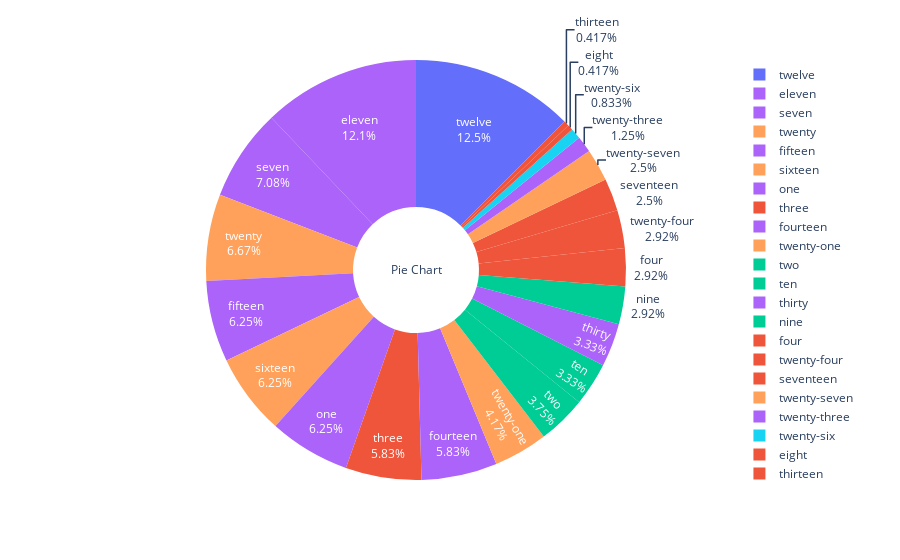

This figure's notebook cell:
### Code cell
fig = px.pie(data, values='Deaths', names='Bldg #', color='Side', hole=0.3)
fig.update_traces(textinfo='label+percent',insidetextfont={'color':'white'},title='Pie Chart')
fig.update_layout(legend={'itemclick':False})
fig.show()

### Figure 1 — Plotly figure (JSON) as saved in the notebook; plotly's stock layout.template omitted (floating-point values rounded to 4 significant figures; data arrays with more than 128 entries replaced by an {"elided": "..."} marker saying what was removed)
{"data": [{"customdata": {"elided": "240x1 str values"}, "domain": {"x": [0, 1], "y": [0, 1]}, "hole": 0.3, "hovertemplate": "Bldg #=%{label}<br>Deaths=%{value}<br>Side=%{customdata[0]}<extra></extra>", "insidetextfont": {"color": "white"}, "labels": {"elided": "240 str values"}, "legendgroup": "", "marker": {"colors": {"elided": "240 str values"}}, "name": "", "showlegend": true, "textinfo": "label+percent", "title": {"text": "Pie Chart"}, "type": "pie", "values": {"elided": "240 int values"}}], "layout": {"legend": {"itemclick": false, "tracegroupgap": 0}, "margin": {"t": 60}}}
